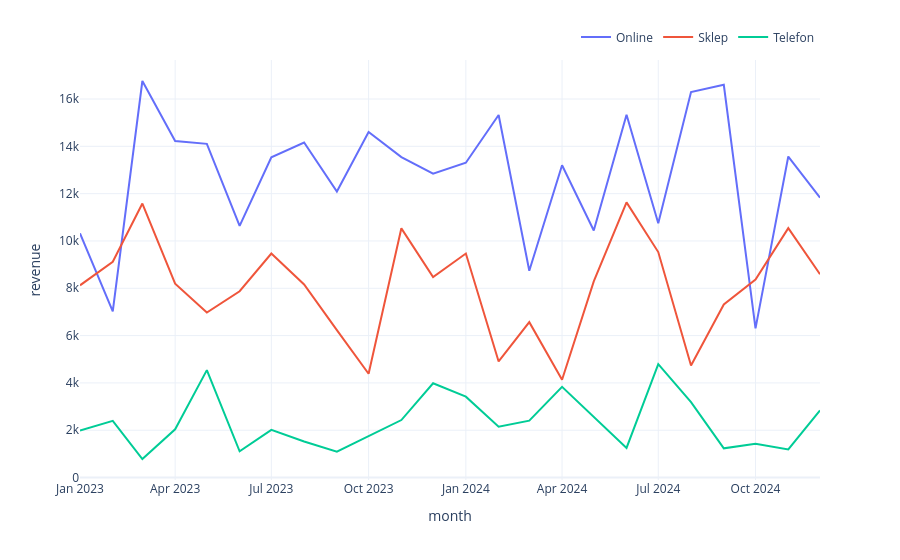

Notebook code for this chart:
### Markdown cell above
### 1.4. Ściągawka: metody `Figure`

| Cel | Metoda | Ważne parametry |
|---|---|---|
| Styl serii | `fig.update_traces(...)` | `selector=dict(name="Online")` zmienia tylko wybraną serię; `row=`, `col=`; `marker`, `line`, `opacity`, `hovertemplate`, `textposition`, `mode` |
| Układ | `fig.update_layout(...)` | `title`, `font`, `width`/`height`, `margin`, `legend`, `template`, `hovermode`, `barmode`, `bargap`, `showlegend`, `colorway`, `coloraxis_colorbar` |
| Osie | `fig.update_xaxes(...)`, `update_yaxes(...)` | `title_text`, `range`, `type` (`"log"`, `"date"`, `"category"`), `tickformat`, `tickprefix/ticksuffix`, `dtick`, `tickangle`, `showgrid`, `gridcolor`, `zeroline`, `autorange="reversed"`, `matches`, `rangeslider_visible` |
| Legenda | `fig.update_layout(legend=dict(...))` | `orientation="h"`, `x`, `y`, `xanchor`, `yanchor`, `title_text`, `font_size`, `bgcolor` |
| Hover | `update_traces(hovertemplate=...)` | `%{x}`, `%{y:,.2f}`, `%{customdata[0]}`, `<extra></extra>` (usuwa ramkę z nazwą serii) |
| Dodanie serii | `fig.add_trace(go.Scatter(...))` | `row=`, `col=`, `secondary_y=` |
| Linie/pasy | `add_hline`, `add_vline`, `add_hrect`, `add_vrect`, `add_shape` | zob. sekcja 11 |
| Tekst | `add_annotation` | `x`, `y`, `text`, `showarrow`, `arrowhead`, `ax`, `ay`, `xref`, `yref` (`"paper"` = 0–1 w obrębie wykresu) |

**Legenda pozioma nad wykresem** (najczęściej wymagana poprawka):

### Code cell
fig = px.line(df_month, x="month", y="revenue", color="channel")
fig.update_layout(legend=dict(orientation="h", yanchor="bottom", y=1.02, xanchor="right", x=1, title_text=""))
fig.show()

### Figure 1 — Plotly figure (JSON) as saved in the notebook; plotly's stock layout.template omitted (floating-point values rounded to 4 significant figures)
{"data": [{"hovertemplate": "channel=Online<br>month=%{x}<br>revenue=%{y}<extra></extra>", "legendgroup": "Online", "line": {"color": "#636efa", "dash": "solid"}, "marker": {"symbol": "circle"}, "mode": "lines", "name": "Online", "orientation": "v", "showlegend": true, "type": "scatter", "x": ["2023-01-01T00:00:00.000000000", "2023-02-01T00:00:00.000000000", "2023-03-01T00:00:00.000000000", "2023-04-01T00:00:00.000000000", "2023-05-01T00:00:00.000000000", "2023-06-01T00:00:00.000000000", "2023-07-01T00:00:00.000000000", "2023-08-01T00:00:00.000000000", "2023-09-01T00:00:00.000000000", "2023-10-01T00:00:00.000000000", "2023-11-01T00:00:00.000000000", "2023-12-01T00:00:00.000000000", "2024-01-01T00:00:00.000000000", "2024-02-01T00:00:00.000000000", "2024-03-01T00:00:00.000000000", "2024-04-01T00:00:00.000000000", "2024-05-01T00:00:00.000000000", "2024-06-01T00:00:00.000000000", "2024-07-01T00:00:00.000000000", "2024-08-01T00:00:00.000000000", "2024-09-01T00:00:00.000000000", "2024-10-01T00:00:00.000000000", "2024-11-01T00:00:00.000000000", "2024-12-01T00:00:00.000000000"], "xaxis": "x", "y": [10320.0, 7022.0, 16760.0, 14230.0, 14110.0, 10640.0, 13540.0, 14160.0, 12090.0, 14610.0, 13540.0, 12850.0, 13310.0, 15330.0, 8742.0, 13200.0, 10440.0, 15330.0, 10750.0, 16290.0, 16600.0, 6304.0, 13570.0, 11830.0], "yaxis": "y"}, {"hovertemplate": "channel=Sklep<br>month=%{x}<br>revenue=%{y}<extra></extra>", "legendgroup": "Sklep", "line": {"color": "#EF553B", "dash": "solid"}, "marker": {"symbol": "circle"}, "mode": "lines", "name": "Sklep", "orientation": "v", "showlegend": true, "type": "scatter", "x": ["2023-01-01T00:00:00.000000000", "2023-02-01T00:00:00.000000000", "2023-03-01T00:00:00.000000000", "2023-04-01T00:00:00.000000000", "2023-05-01T00:00:00.000000000", "2023-06-01T00:00:00.000000000", "2023-07-01T00:00:00.000000000", "2023-08-01T00:00:00.000000000", "2023-09-01T00:00:00.000000000", "2023-10-01T00:00:00.000000000", "2023-11-01T00:00:00.000000000", "2023-12-01T00:00:00.000000000", "2024-01-01T00:00:00.000000000", "2024-02-01T00:00:00.000000000", "2024-03-01T00:00:00.000000000", "2024-04-01T00:00:00.000000000", "2024-05-01T00:00:00.000000000", "2024-06-01T00:00:00.000000000", "2024-07-01T00:00:00.000000000", "2024-08-01T00:00:00.000000000", "2024-09-01T00:00:00.000000000", "2024-10-01T00:00:00.000000000", "2024-11-01T00:00:00.000000000", "2024-12-01T00:00:00.000000000"], "xaxis": "x", "y": [8125.0, 9120.0, 11580.0, 8197.0, 6975.0, 7875.0, 9468.0, 8163.0, 6233.0, 4388.0, 10530.0, 8476.0, 9468.0, 4906.0, 6569.0, 4131.0, 8288.0, 11630.0, 9532.0, 4734.0, 7314.0, 8365.0, 10540.0, 8597.0], "yaxis": "y"}, {"hovertemplate": "channel=Telefon<br>month=%{x}<br>revenue=%{y}<extra></extra>", "legendgroup": "Telefon", "line": {"color": "#00cc96", "dash": "solid"}, "marker": {"symbol": "circle"}, "mode": "lines", "name": "Telefon", "orientation": "v", "showlegend": true, "type": "scatter", "x": ["2023-01-01T00:00:00.000000000", "2023-02-01T00:00:00.000000000", "2023-03-01T00:00:00.000000000", "2023-04-01T00:00:00.000000000", "2023-05-01T00:00:00.000000000", "2023-06-01T00:00:00.000000000", "2023-07-01T00:00:00.000000000", "2023-08-01T00:00:00.000000000", "2023-09-01T00:00:00.000000000", "2023-11-01T00:00:00.000000000", "2023-12-01T00:00:00.000000000", "2024-01-01T00:00:00.000000000", "2024-02-01T00:00:00.000000000", "2024-03-01T00:00:00.000000000", "2024-04-01T00:00:00.000000000", "2024-05-01T00:00:00.000000000", "2024-06-01T00:00:00.000000000", "2024-07-01T00:00:00.000000000", "2024-08-01T00:00:00.000000000", "2024-09-01T00:00:00.000000000", "2024-10-01T00:00:00.000000000", "2024-11-01T00:00:00.000000000", "2024-12-01T00:00:00.000000000"], "xaxis": "x", "y": [1992.0, 2395.0, 783.7, 2039.0, 4540.0, 1110.0, 2012.0, 1524.0, 1093.0, 2431.0, 3985.0, 3419.0, 2153.0, 2404.0, 3836.0, 2585.0, 1250.0, 4795.0, 3190.0, 1235.0, 1432.0, 1185.0, 2837.0], "yaxis": "y"}], "layout": {"legend": {"orientation": "h", "title": {"text": ""}, "tracegroupgap": 0, "x": 1, "xanchor": "right", "y": 1.02, "yanchor": "bottom"}, "margin": {"t": 60}, "xaxis": {"anchor": "y", "domain": [0, 1], "title": {"text": "month"}}, "yaxis": {"anchor": "x", "domain": [0, 1], "title": {"text": "revenue"}}}}
